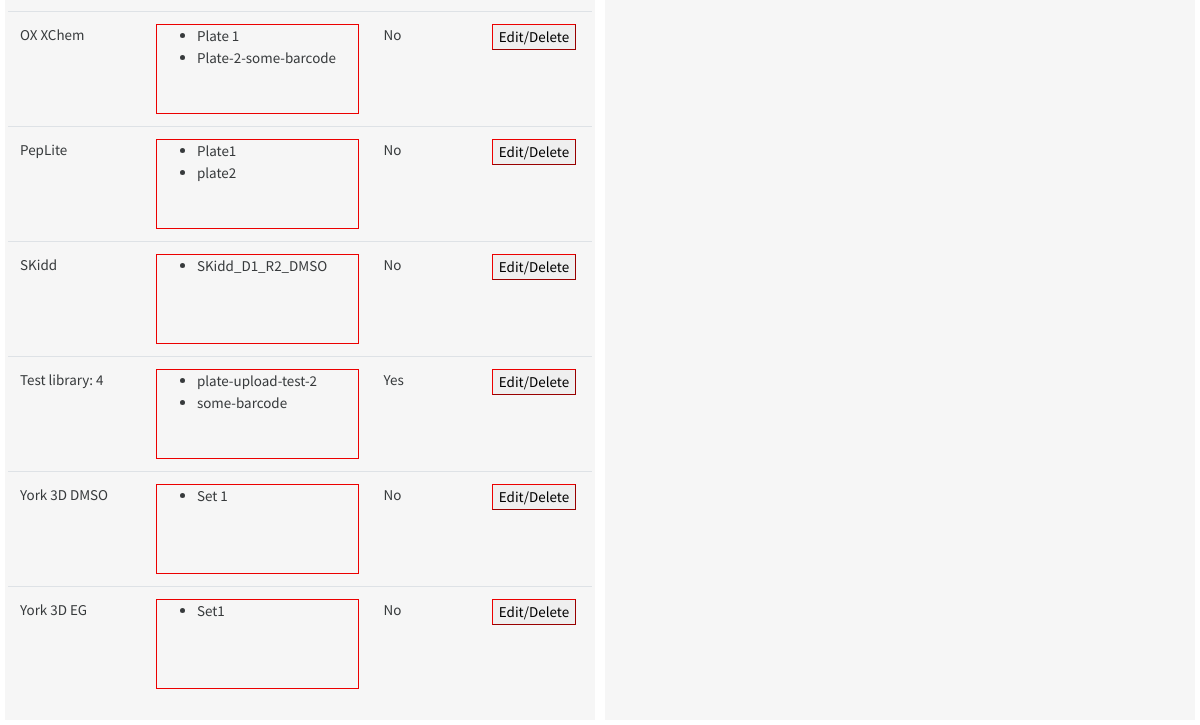
The app's page /inventory/libraries/ (signed in, lower part), older data.
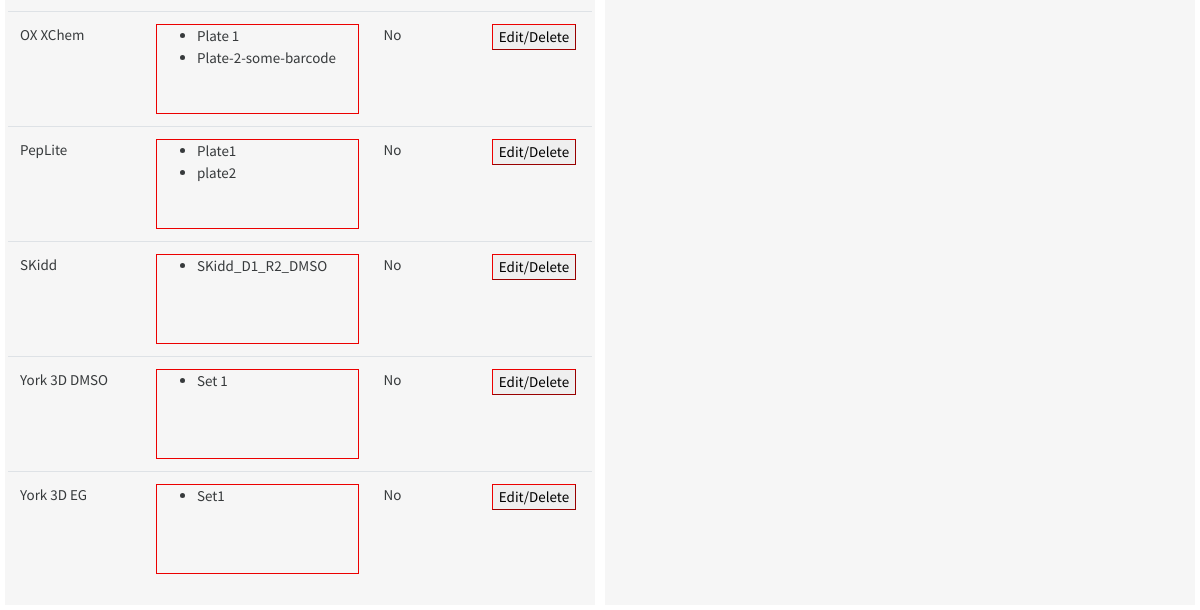
The same page, newer data.
### API/models.py (models this page shows, shortened)
class Library(models.Model):
    name = models.CharField(max_length=100, blank=True, null=True)
    for_industry = models.BooleanField(default=False)
    public = models.BooleanField(default=False)
    log_p_graph = models.ImageField(upload_to="images/graphs/log_p/", blank=True, null=True)
    mol_wt_graph = models.ImageField(upload_to="images/graphs/mol_wt/", blank=True, null=True)
    heavy_atom_count_graph = models.ImageField(upload_to="images/graphs/heavy_atom_count/", blank=True, null=True)
    heavy_atom_mol_wt_graph = models.ImageField(upload_to="images/graphs/heavy_atom_mol_wt/", blank=True, null=True)
    nhoh_count_graph = models.ImageField(upload_to="images/graphs/nhoh_count/", blank=True, null=True)
    no_count_graph = models.ImageField(upload_to="images/graphs/no_count/", blank=True, null=True)
    num_h_acceptors_graph = models.ImageField(upload_to="images/graphs/num_h_acceptors/", blank=True, null=True)
    num_h_donors_graph = models.ImageField(upload_to="images/graphs/num_h_donors/", blank=True, null=True)
    num_het_atoms_graph = models.ImageField(upload_to="images/graphs/num_het_atoms/", blank=True, null=True)
    num_rot_bonds_graph = models.ImageField(upload_to="images/graphs/num_rot_bonds/", blank=True, null=True)
    num_val_electrons_graph = models.ImageField(upload_to="images/graphs/num_val_electrons/", blank=True, null=True)
    ring_count_graph = models.ImageField(upload_to="images/graphs/ring_count/", blank=True, null=True)
    tpsa_graph = models.ImageField(upload_to="images/graphs/tpsa/", null=True, blank=True)

class LibraryPlate(models.Model):
    barcode = models.CharField(max_length=100, blank=True, null=True) #string to identify physical plate
    library = models.ForeignKey(Library, on_delete=models.PROTECT, related_name="plates" )
    current = models.BooleanField(default=True)
    last_tested =  models.DateField(auto_now=True)
    unique_together = ['barcode', 'library']

### inventory/views.py (the view)
# urls.py: path("libraries/", views.libraries, name="libraries"),
@staff_member_required
def libraries(request):
	libraries = Library.objects.filter(public=True).order_by("name")
	library_form = LibraryForm()
	form_dict = {}
	for lib in libraries:
		form_dict[lib] = LibraryForm(initial={"name": lib.name, "for_industry": lib.for_industry})
	return render(request, "inventory/libraries.html", {"libraries": libraries, "library_form": library_form, "form_dict" : form_dict})

### inventory/templates/inventory/libraries.html (shortened to what this page needs)
{% extends "layout.html" %}
{% load static %}
  {% block main %}
  <main id="proposal">
    <section id="library-list">
      <table id="table" class="table">
        <tbody>
          {% for library, form in form_dict.items %}
            <tr>
              <td>{{ library.name }}</td>
              <td>
                {% if library.plates.all|length > 0 %}
                <div class="list-in-table">
                  <ul>
                    {% for plate in library.plates.all %}
                      <li>{{ plate.barcode }}</li>
                      {% endfor %}
                  </ul>
                </div>
                {% else %}
                No plates added yet <br>
                <a href="/inventory/plates">Create first plate</a>
                {% endif %}
              </td>
              <td>
                {% if library.for_industry %}
                Yes
                {% else %}
                No
                {% endif %}
              </td>
              <td><button onclick="showForm({{ library.id }})">Edit/Delete</button></td>
            </tr>
          {% endfor %}
        </tbody>
      </table>
    </section>
    <section id="upload-form">
    </section>
  </main>
  {% endblock %}

Row changes from the older to the newer data that the page shows:
removed Library: name "Test library: 4", for_industry "Yes"
removed LibraryPlate: barcode "plate-upload-test-2", shown under "Test library: 4"
removed LibraryPlate: barcode "some-barcode", shown under "Test library: 4"
